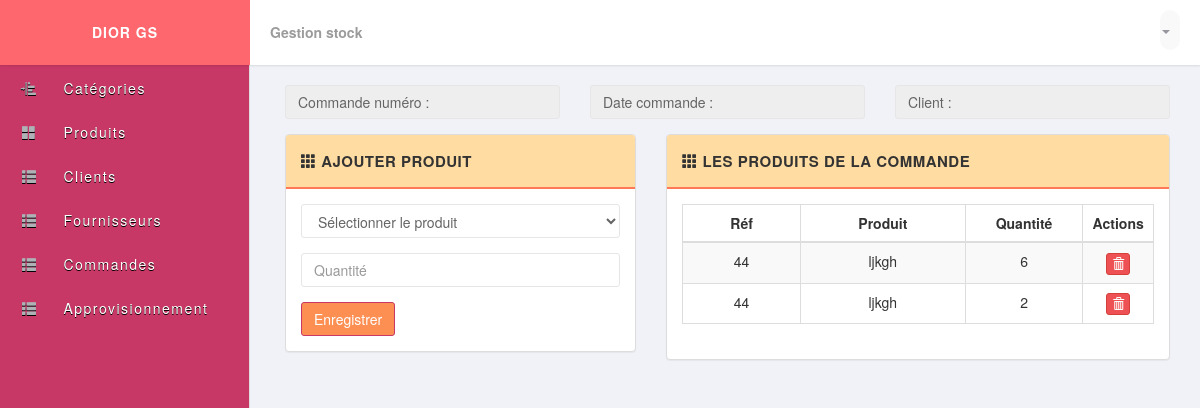
Page /commande_produit.php on the earlier database version.
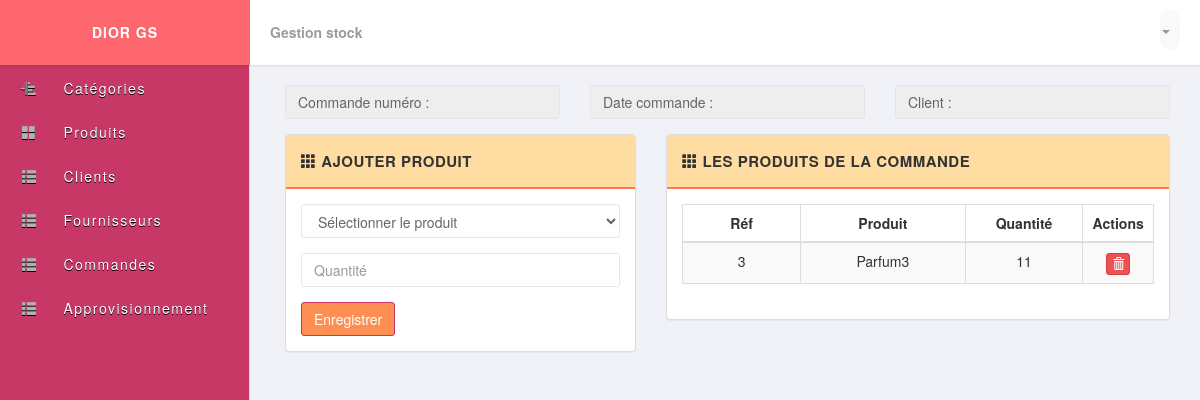
Same page on the later database version.
### tables this page shows
CREATE TABLE IF NOT EXISTS `commande_produit` (
  `num` int(11) NOT NULL,
  `ref` int(11) NOT NULL,
  `quantite` int(11) NOT NULL,
  PRIMARY KEY (`num`,`ref`)
);

CREATE TABLE IF NOT EXISTS `produit` (
  `reference` varchar(20) NOT NULL,
  `description` varchar(100) NOT NULL,
  `quantite_stock` int(11) NOT NULL,
  `prix_achat` float NOT NULL,
  `prix_vente` float NOT NULL,
  `categorie` int(50) NOT NULL,
  PRIMARY KEY (`reference`)
);

### dbaccess.php (called while the page is built, shortened)
<?php
class Dbaccess
{
    private $_dbHost = 'localhost';
    private $_dbUser = 'root';
    private $_dbPass = '';
    private $_dbName = 'diorgs';
    private $_statement;
    private $_dbHandler;
    public function __construct()
    {
        $conn = 'mysql:host=' . $this->_dbHost . ';dbname=' . $this->_dbName . ';port=3308';
        try {
            $this->_dbHandler = new PDO($conn, $this->_dbUser, $this->_dbPass);
        } catch (PDOException $e) {
            $this->_error = $e->getMessage();
            echo $this->_error;
        }
    }
    public function query($sql)
    {
        $this->_statement = $this->_dbHandler->prepare($sql);
    }
    public function execute()
    {
        return $this->_statement->execute();
    }
    public function resultSet()
    {
        $this->execute();
        return $this->_statement->fetchAll(PDO::FETCH_OBJ);
    }
    public function single()
    {
        $this->execute();
        return $this->_statement->fetch(PDO::FETCH_OBJ);
    }
}

### Classes.php (called while the page is built, shortened)
<?php
require_once('dbaccess.php');
class Commande
{
    private  $_num;
    public function setNum($num)
    {
        $this->_num = $num;
    }
    public function trouverCommande()
    {
        $_dba = new Dbaccess();
        $_dba->query("Select * from commande where num='" . $this->_num . "'");
        return $_dba->single();
    }
};
class CommandeProduit
{
    public function getAll()
    {
        $_dba = new Dbaccess();
        $_dba->query("Select * from commande_produit cp
                    inner join commande c on cp.num=c.num
                    inner join produit p on p.reference=cp.ref");
        return $_dba->resultSet();
    }
};

### commande_produit.php (the view, shortened to what this page needs)
<?php
require_once('Classes.php');
$cmdprd = new CommandeProduit();
$lst = $cmdprd->getAll();
$cmd = new Commande();
$cmd->setNum($_GET['num']);
$cmd = $cmd->trouverCommande();
?>
<?php include_once('header.php'); ?>
<div class="row" style="margin-bottom:15px">
  <div class="col-md-4">
    <input type="text" class="form-control" name="num_commande" value="Commande numéro : <?php echo $cmd->num ?>" disabled>
  </div>
  <div class="col-md-4">
    <input type="text" class="form-control" name="num_commande" value="Date commande : <?php echo $cmd->date_commande ?>" disabled>
  </div>
  <div class="col-md-4">
    <input type="text" class="form-control" name="num_commande" value="Client : <?php echo $cmd->id_client ?>" disabled>
  </div>
</div>
<div class="row">
  <div class="col-md-5">
    <div class="panel panel-default">
      <div class="panel-heading">
        <strong>
          <span class="glyphicon glyphicon-th"></span>
          <span>Ajouter produit</span>
        </strong>
      </div>
      <div class="panel-body">
        <form method="post" action="enregistrer_commande_produit.php?num=<?php echo $cmd->num ?>">
          <div class="form-group">
            <div class="row">
              <div class="col-md-12">
                <select class="form-control" name="produit">
                  <option value="">Sélectionner le produit</option>
                </select>
              </div>
            </div>
          </div>
          <div class="form-group">
            <input type="number" class="form-control" name="quantite" placeholder="Quantité">
          </div>
          <button type="submit" name="enregistrer_commande_produit" class="btn btn-primary">Enregistrer</button>
        </form>
      </div>
    </div>
  </div>
  <div class="col-md-7">
    <div class="panel panel-default">
      <div class="panel-heading">
        <strong>
          <span class="glyphicon glyphicon-th"></span>
          <span>Les produits de la commande</span>
        </strong>
      </div>
      <div class="panel-body">
        <table class="table table-bordered table-striped table-hover">
          <thead>
            <tr>
              <th class="text-center" style="width: 25%;">Réf</th>
              <th class="text-center" style="width: 35%;">Produit</th>
              <th class="text-center" style="width: 25%;">Quantité</th>
              <th class="text-center" style="width: 20%;">Actions</th>
            </tr>
          </thead>
          <tbody>
            <?php foreach ($lst as $c) : ?>
              <tr>
                <td class="text-center"><?php echo $c->ref; ?></td>
                <td class="text-center"><?php echo $c->description; ?></td>
                <td class="text-center"><?php echo $c->quantite; ?></td>
                <td class="text-center">
                  <div class="btn-group">
                    <a href="delete_categorie.php?id=<?php
                                                      ?>" class="btn btn-xs btn-danger" data-toggle="tooltip" title="Remove">
                      <span class="glyphicon glyphicon-trash"></span>
                    </a>
                  </div>
                </td>
              </tr>
            <?php endforeach; ?>
          </tbody>
        </table>
      </div>
    </div>
  </div>
</div>
</div>
<?php include_once('footer.php'); ?>

Differences in the rows shown:
removed commande_produit: ref "44", produit.description "ljkgh", quantite "6"
removed commande_produit: ref "44", produit.description "ljkgh", quantite "2"
added commande_produit: ref "3", produit.description "Parfum3", quantite "11"
